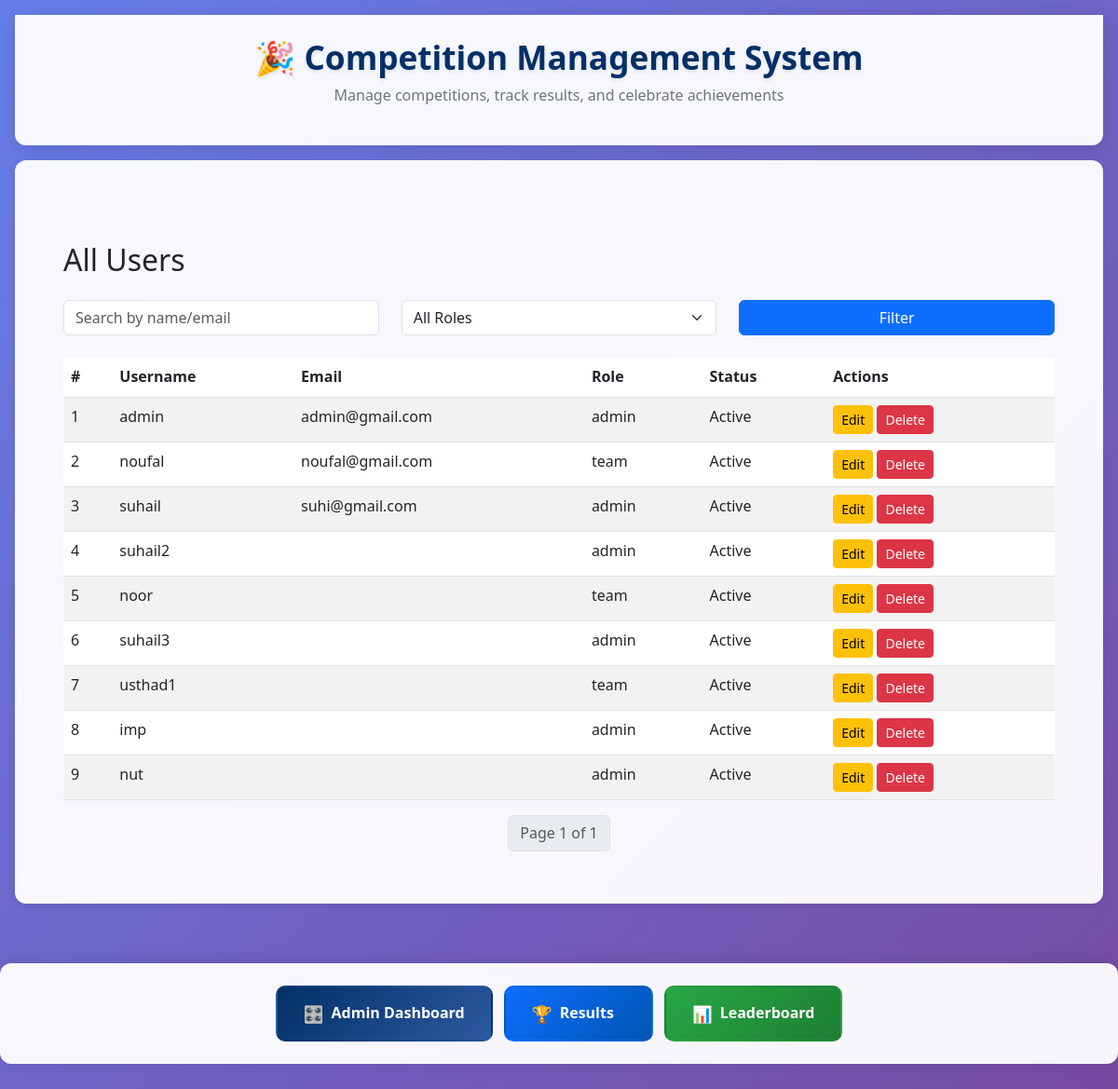
Page /users/ (signed in) on the committed database.
### core/models.py (models this page shows)
class User(AbstractUser):
    ROLE_CHOICES = (
        ('admin', 'Admin'),
        ('team', 'Team'),
    )
    role = models.CharField(max_length=10, choices=ROLE_CHOICES)
    is_approved = models.BooleanField(default=False)

### core/views.py (the view)
# urls.py: path('users/', views.view_users, name='view_users'),
@staff_member_required
def view_users(request):
    query = request.GET.get('q')
    role = request.GET.get('role')
    users = User.objects.all()
    if query:
        users = users.filter(Q(username__icontains=query) | Q(email__icontains=query))
    if role:
        users = users.filter(role=role)
    paginator = Paginator(users, 10)  # 10 per page
    page = request.GET.get('page')
    users = paginator.get_page(page)
    return render(request, 'view_users.html', {
        'users': users,
        'search_term': query or '',
        'selected_role': role or '',
    })

### templates/view_users.html (shortened to what this page needs)
{% extends 'base.html' %}
{% block content %}
<div class="container mt-5">
    <h2 class="mb-4">All Users</h2>
    <form method="get" class="row mb-4">
        <div class="col-md-4">
            <input type="text" name="q" class="form-control" placeholder="Search by name/email" value="{{ search_term }}">
        </div>
        <div class="col-md-4">
            <select name="role" class="form-select">
                <option value="">All Roles</option>
            </select>
        </div>
        <div class="col-md-4">
            <button type="submit" class="btn btn-primary w-100">Filter</button>
        </div>
    </form>
    <table class="table table-striped bg-white text-dark">
        <thead>
            <tr>
                <th>#</th>
                <th>Username</th>
                <th>Email</th>
                <th>Role</th>
                <th>Status</th>
                <th>Actions</th>
            </tr>
        </thead>
        <tbody>
            {% for user in users %}
            <tr>
                <td>{{ users.start_index|add:forloop.counter0 }}</td>
                <td>{{ user.username }}</td>
                <td>{{ user.email }}</td>
                <td>{{ user.role }}</td>
                <td>{{ user.is_active|yesno:"Active,Inactive" }}</td>
                <td>
                    <a href="{% url 'edit_user' user.id %}" class="btn btn-sm btn-warning">Edit</a>
                    <a href="{% url 'delete_user' user.id %}" onclick="return confirm('Are you sure you want to delete this user?');" class="btn btn-sm btn-danger">Delete</a>
                </td>
            </tr>
            {% empty %}
            <tr>
                <td colspan="6">No users found.</td>
            </tr>
            {% endfor %}
        </tbody>
    </table>
</div>
<nav>
  <ul class="pagination justify-content-center">
    <li class="page-item disabled">
      <span class="page-link">Page {{ users.number }} of {{ users.paginator.num_pages }}</span>
    </li>
  </ul>
</nav>
{% endblock %}

### templates/base.html (style rules this page uses)
:root { --primary-blue: #033067; --primary-light: rgba(3, 48, 103, 0.1); --accent-blue: #0d6efd; --success-green: #28a745; --warning-orange: #fd7e14; --danger-red: #dc3545; --light-gray: #f8f9fa; --dark-gray: #6c757d; --border-radius: 12px; --shadow-light: 0 2px 10px rgba(0,0,0,0.08); --shadow-medium: 0 4px 20px rgba(0,0,0,0.12); --gradient-bg: linear-gradient(135deg, #667eea 0%, #764ba2 100%); }
* { box-sizing: border-box; }
body { background: var(--gradient-bg); min-height: 100vh; font-family: 'Segoe UI', Tahoma, Geneva, Verdana, sans-serif; font-size: 16px; line-height: 1.6; margin: 0; padding: 0; }

### rows in the picture
User: start_index|add "1", username "admin", email "admin@gmail.com", role "admin", is_active "Active"
User: start_index|add "2", username "noufal", email "noufal@gmail.com", role "team", is_active "Active"
User: start_index|add "3", username "suhail", email "suhi@gmail.com", role "admin", is_active "Active"
User: start_index|add "4", username "suhail2", role "admin", is_active "Active"
User: start_index|add "5", username "noor", role "team", is_active "Active"
User: start_index|add "6", username "suhail3", role "admin", is_active "Active"
User: start_index|add "7", username "usthad1", role "team", is_active "Active"
User: start_index|add "8", username "imp", role "admin", is_active "Active"
User: start_index|add "9", username "nut", role "admin", is_active "Active"

### other values in the picture
{{ users.number }} "1"
{{ users.paginator.num_pages }} "1"
